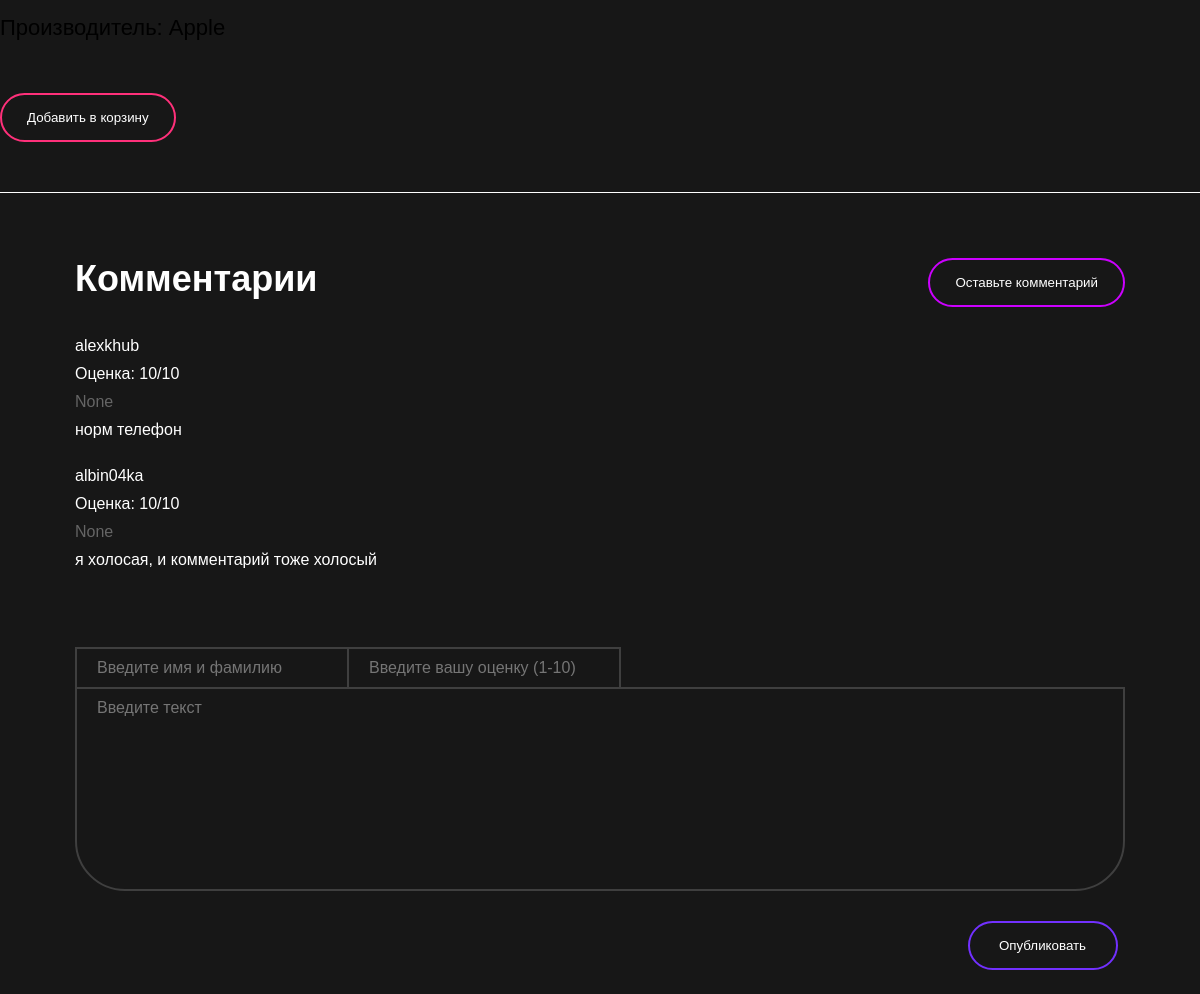
The app's page /show_product/iphone-14/ (middle part), older data.
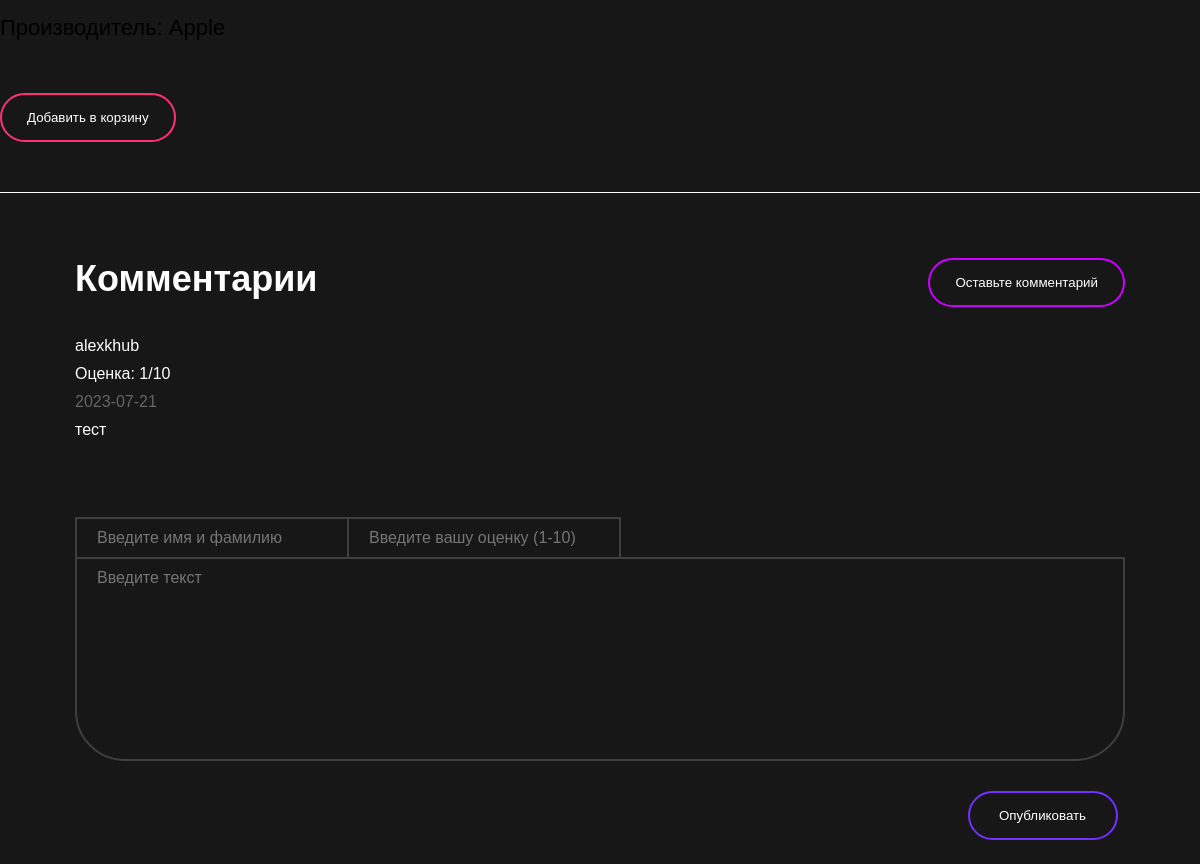
The same page, newer data.
### shop/models.py (models this page shows, shortened)
class Manufacturer(models.Model):
    manufacturer_name = models.CharField(max_length=100, verbose_name="Наименование производителя", unique=True)
    country = models.CharField(max_length=40, verbose_name='Страна', blank=True)
    slug = models.SlugField(max_length=100, unique=True, db_index=True, verbose_name='URL', )
    class Meta:
        verbose_name = 'Производитель'
        verbose_name_plural = 'Производители'

class Users(AbstractUser):
    phone = models.CharField(max_length=20, verbose_name="Телефон", unique=True, blank=True)
    slug = AutoSlugField(populate_from='username', unique=True, db_index=True, verbose_name='URL', )
    birthday = models.DateTimeField(verbose_name='Дата рождения', blank=True, null=True)
    mailing_list = models.BooleanField(default=False , blank=True, verbose_name='Рассылка')
    address =  models.CharField(max_length=150, blank=True, verbose_name='Адрес', )
    class Meta:
        verbose_name = 'Пользователь'
        verbose_name_plural = 'Пользователи'

class Comments(models.Model):
    user = models.ForeignKey('Users', on_delete=models.CASCADE, verbose_name="Пользователь")
    product = models.ForeignKey('Products', on_delete=models.CASCADE, verbose_name="Продукты", related_name='comments')
    text = models.TextField(verbose_name="Комментарий", blank=True)
    rating = models.IntegerField(verbose_name='Оценка от 1 до 10 ')
    date = models.DateField(verbose_name='Время', auto_now_add=True, blank=True)
    class Meta:
        verbose_name = "Комментарий"
        verbose_name_plural = "Комментарии"
        ordering = ['rating']

### shop/views.py (the view)
# urls.py: path('show_product/<slug:product_slug>/', ProductDetailView.as_view(), name='show_product'),
class ProductDetailView(APIView):
    renderer_classes = [TemplateHTMLRenderer]
    template_name = 'shop/product.html'
    def get(self, request, product_slug):
        products = Products.objects.get(slug=product_slug)
        product_serializer = ProductDetailSerializer(products)
        return Response({'product': product_serializer.data})

### shop/templates/shop/product.html (shortened to what this page needs)
{% extends 'shop/base.html' %}
{%load static%}
{%block headblock%}
    <link href="https://allfont.net/allfont.css?fonts=sansation-regular" rel="stylesheet" type="text/css" />
    <link href="https://allfont.net/allfont.css?fonts=sansation-bold" rel="stylesheet" type="text/css" />
    <link href="https://allfont.net/allfont.css?fonts=sansation-light" rel="stylesheet" type="text/css" />
    <link type="text/css" rel="stylesheet" href="{% static 'css/base.css' %}">
    <link type="text/css" rel="stylesheet" href="{% static 'css/product.css' %}">
    <link type="text/css"  rel="stylesheet" href="{% static 'css/media-query-product.css' %}">
    <link type="text/css" rel="stylesheet" href="{% static 'css/media-query-header.css' %}">
{%endblock headblock%}
    {%block content%}
    <main class="main">
            <div class="product-description">
                    <div class="price">
                        {%if product.discount > 0%}
                         <p class="start-price">Цена: <span id="finish-price-number">{{product.last_price}}</span> <span id="start-price-number">{{product.first_price}}</span></p>
                        {%else%}
                        <p class="manufacturer">Производитель: {{product.manufacturer}}</p>
                        {%endif%}
                    </div>
                    <div class="add-to-cart__button">
                        <button type="button">Добавить в корзину</button>
                    </div>
            </div>
        <div class="comments">
            <div class="users-comments">
                   <div class="user-comments__wrapper">
                       <div class="user-comments-title">
                            <h3 id="users-comments__title">Комментарии</h3>
                       </div>
                        <div class="user-comments__button">
                            <a href="#form-name"><button id="leave-a-comment__link">Оставьте комментарий</button></a>
                        </div>
                   </div>
                    <div class="users-comments__item">
                        {%for comment in product.comments%}
                        <p class="user-name">{{comment.user}}</p>
                        <p class="user-rating"> Оценка: {{comment.rating}}/10</p>
                        <p class="comment-date">{{comment.date}}</p>
                        <p class="comment-text">{{comment.text}}</p>
                        <br>
                        {%endfor%}
                    </div>
            </div>
            <div class="leave-a-comment">
                <form action="{% url 'add_comment'  %}" method="post" class="leave-a-comment__form">
                   <div class="name-rating-wrapper">
                        <input type="text" value="{{ user.username }}" name="username" class="field" id="form-name" placeholder="Введите имя и фамилию"  oninput="this.value=this.value.replace(/[^a-zA-Z А-ЯЁа-яё]/g,'');">
                        <input type="number" name="rating" class="field" id="form-rating" placeholder="Введите вашу оценку (1-10)" data-min="1" data-max="50">
                    </div>
                    <textarea name="text" id="form-text" cols="30" rows="10" placeholder="Введите текст"></textarea>
                    <button id="leave-a-comment__button" type="submit">Опубликовать</button>
                </form>
            </div>
        </div>
    </main>
    {%endblock%}

### shop/templates/shop/base.html (shortened to what this page needs)
{% load static %}
<!DOCTYPE html>
<html lang="ru">
<head>
    {%block headblock%}
    {%endblock headblock%}
</head>
<body>
    {%block content%}
    {%endblock content%}
</body>
</html>

### shop/static/css/base.css (style rules this page uses)
* { padding: 0; margin: 0; font-family: 'Sansation Regular', arial; }
a { text-decoration: none; color: white; }
body { background-color: #171717; max-width: 1980px; margin: 0 auto; }

### shop/static/css/product.css (style rules this page uses)
html { scroll-padding-top: 20vh; }
button { position: relative; display: flex; justify-content: center; align-items: center; background-color: transparent; color: white; padding: 15px 25px; cursor: pointer; outline: none; border: none; border-radius: 100px; transition: .3s linear all; }
.price { font-size: 22px; margin-top: 20px; line-height: 30px; }
.manufacturer { margin-top: 15px; }
.add-to-cart__button { margin-top: 50px; }
.add-to-cart__button button { border: 2px solid #FF307A; }
.comments { margin-top: 50px; border-top: 1px solid white; padding: 65px 75px; color: white; }
.user-comments__wrapper { display: flex; justify-content: space-between; }
#users-comments__title { font-size: 36px; }
.users-comments__item { margin-top: 30px; }
.users-comments__item p { margin-top: 10px; }
.comment-date { color: #656565; }
#leave-a-comment__link { border: 2px solid #CC00FF; transition: .3s ease-in-out; }
.leave-a-comment { margin-top: 60px; }
.leave-a-comment__form { position: relative; display: flex; flex-direction: column; }
.leave-a-comment__form input, textarea { background-color: transparent; border: 2px solid #3F3F3F; resize: none; padding: 10px 0; font-size: 16px; color: white; outline: none; transition: .3s ease-in-out background-color; padding-left: 20px; }
.name-rating-wrapper { display: flex; }
.name-rating-wrapper input { width: 250px; border-bottom: none; }
#form-name { position: relative; border-right: none; }
#form-rating { position: relative; }
#form-text { border-bottom-left-radius: 50px; border-bottom-right-radius: 50px; }
#leave-a-comment__button { position: absolute; border: 2px solid #7230FF; width: 150px; margin-top: 30px; top: 100%; left: 88%; }

### shop/static/css/media-query-product.css (style rules this page uses)
@media (max-width: 1260px) { #leave-a-comment__button { left: 85%; } }

Row changes from the older to the newer data that the page shows:
removed Comments: text "норм телефон"
no longer on this page (row unchanged): Users: user "albin04ka"
removed Comments: text "я холосая, и комментарий тоже холосый"
added Comments: text "тест"
Text that changed along with them:
new list line: "alexkhub"
new list line: "Оценка: 1 /10 2023-07-21"
list line gone: "alexkhub"
list line gone: "Оценка: 10 /10 None"
